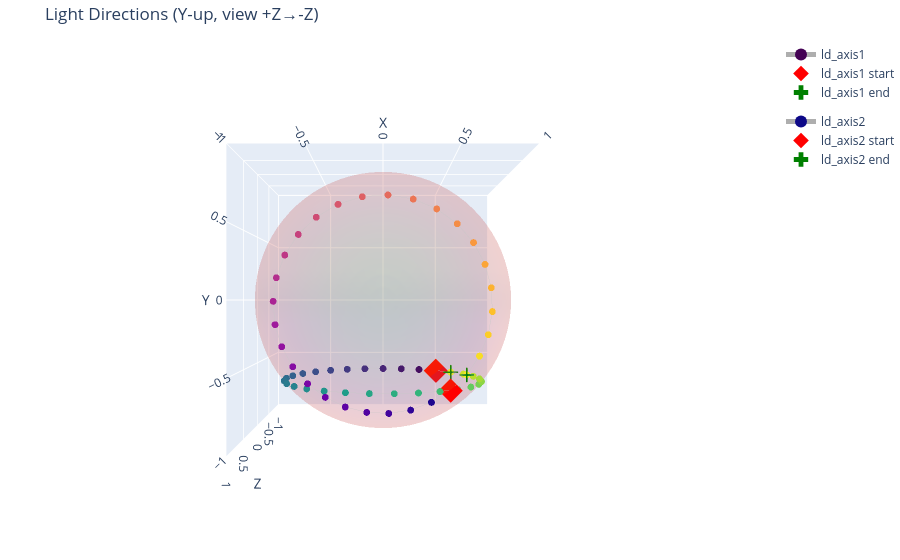

This figure's notebook cell:
### Code cell
light_path = f'/data/mint/DPM_Dataset/ffhq_256_with_anno/params/valid/ffhq-valid-light-anno.txt'

light_params = read_params(light_path)
cam_params = read_params(light_path.replace('light', 'cam'))
img_id = '64240.jpg'
# img_id = '65112.jpg'
# img_id = '60065.jpg'
# img_id = '64036.jpg'
light = np.array(light_params[img_id])
cam = np.array(cam_params[img_id])

def get_rotated_ld(axis, light, cam, n_step=60):
    rotated_sh = rotate_sh(light, n_step, axis=axis)['light'] # [n_step, 27]
    light_source = []
    for i in range(rotated_sh.shape[0]):
        ld = sh_to_ld(sh=np.array(rotated_sh[i]))
        ld = batch_orth_proj(ld[None, ...], cam[None, ...])     # This fn takes pts=Bx3, cam=Bx3
        ld[:, :, 1:] = -ld[:, :, 1:]
        ray = ld.reshape(3)
        ray = ray / np.linalg.norm(ray)
        if axis == 1: ray[2] *= -1
        light_source.append(ray)
    light_source = np.stack(light_source, 0)  # [n_step, 3]
    return light_source

fig = init_scene()
ld_axis1 = get_rotated_ld(axis=1, light=light, cam=cam, n_step=30)
ld_axis1[:, 0] *= -1
fig = add_light_traj(fig, ld_axis1, name="ld_axis1")
ld_axis2 = get_rotated_ld(axis=2, light=light, cam=cam, n_step=30)
ld_axis2[:, 0] *= -1
fig = add_light_traj(fig, ld_axis2, name="ld_axis2", colorscale="Plasma")
fig.show()

### Figure 1 — Plotly figure (JSON) as saved in the notebook; plotly's stock layout.template omitted (floating-point values rounded to 4 significant figures; data arrays with more than 128 entries replaced by an {"elided": "..."} marker saying what was removed)
{"data": [{"name": "unit sphere", "opacity": 0.15, "showscale": false, "type": "surface", "x": {"elided": "80x40 float values"}, "y": {"elided": "80x40 float values"}, "z": {"elided": "80x40 float values"}}, {"legendgroup": "ld_axis1", "line": {"color": "rgba(120,120,120,0.6)", "width": 1}, "marker": {"color": [0, 1, 2, 3, 4, 5, 6, 7, 8, 9, 10, 11, 12, 13, 14, 15, 16, 17, 18, 19, 20, 21, 22, 23, 24, 25, 26, 27, 28, 29], "colorscale": [[0, "#440154"], [0.1111, "#482878"], [0.2222, "#3e4989"], [0.3333, "#31688e"], [0.4444, "#26828e"], [0.5556, "#1f9e89"], [0.6667, "#35b779"], [0.7778, "#6ece58"], [0.8889, "#b5de2b"], [1, "#fde725"]], "showscale": false, "size": 4}, "mode": "markers+lines", "name": "ld_axis1", "showlegend": true, "type": "scatter3d", "x": [0.4701, 0.3262, 0.1671, 0.0001349, -0.1668, -0.3259, -0.4698, -0.5918, -0.6863, -0.7489, -0.7768, -0.7687, -0.7249, -0.6476, -0.5401, -0.4075, -0.2559, -0.09237, 0.07554, 0.2399, 0.3931, 0.5279, 0.6378, 0.7178, 0.7639, 0.7739, 0.7475, 0.6859, 0.5919, 0.4701], "y": [-0.6313, -0.6309, -0.6305, -0.6301, -0.6296, -0.6292, -0.6289, -0.6285, -0.6283, -0.6281, -0.628, -0.6281, -0.6282, -0.6284, -0.6287, -0.629, -0.6294, -0.6298, -0.6303, -0.6307, -0.6311, -0.6315, -0.6318, -0.632, -0.6321, -0.6321, -0.6321, -0.6319, -0.6316, -0.6313], "z": [-0.6168, -0.7039, -0.758, -0.7765, -0.7588, -0.7056, -0.6196, -0.5047, -0.3665, -0.2112, -0.04619, 0.121, 0.2826, 0.4311, 0.5595, 0.662, 0.7337, 0.7712, 0.7727, 0.738, 0.6687, 0.568, 0.4405, 0.2923, 0.1303, -0.03787, -0.2042, -0.361, -0.5007, -0.6168]}, {"legendgroup": "ld_axis1", "marker": {"color": "red", "size": 8, "symbol": "diamond"}, "mode": "markers", "name": "ld_axis1 start", "showlegend": true, "type": "scatter3d", "x": [0.4701], "y": [-0.6313], "z": [-0.6168]}, {"legendgroup": "ld_axis1", "marker": {"color": "green", "size": 8, "symbol": "cross"}, "mode": "markers", "name": "ld_axis1 end", "showlegend": true, "type": "scatter3d", "x": [0.5919], "y": [-0.6316], "z": [-0.5007]}, {"legendgroup": "ld_axis2", "line": {"color": "rgba(120,120,120,0.6)", "width": 1}, "marker": {"color": [0, 1, 2, 3, 4, 5, 6, 7, 8, 9, 10, 11, 12, 13, 14, 15, 16, 17, 18, 19, 20, 21, 22, 23, 24, 25, 26, 27, 28, 29], "colorscale": [[0, "#0d0887"], [0.1111, "#46039f"], [0.2222, "#7201a8"], [0.3333, "#9c179e"], [0.4444, "#bd3786"], [0.5556, "#d8576b"], [0.6667, "#ed7953"], [0.7778, "#fb9f3a"], [0.8889, "#fdca26"], [1, "#f0f921"]], "showscale": false, "size": 4}, "mode": "markers+lines", "name": "ld_axis2", "showlegend": true, "type": "scatter3d", "x": [0.4701, 0.3382, 0.1928, 0.03991, -0.1145, -0.2644, -0.404, -0.5275, -0.6296, -0.7054, -0.7507, -0.7624, -0.7385, -0.6787, -0.5845, -0.4594, -0.3094, -0.1421, 0.03333, 0.2069, 0.3687, 0.51, 0.6236, 0.7044, 0.7494, 0.7579, 0.7311, 0.6715, 0.583, 0.4701], "y": [-0.6313, -0.7149, -0.7695, -0.7936, -0.7863, -0.748, -0.68, -0.5845, -0.4647, -0.3251, -0.1709, -0.008566, 0.1548, 0.3111, 0.4524, 0.5704, 0.6581, 0.7098, 0.7219, 0.6936, 0.6266, 0.5253, 0.3961, 0.2466, 0.08527, -0.07967, -0.2403, -0.3897, -0.5216, -0.6313], "z": [0.6168, 0.612, 0.6088, 0.6071, 0.6071, 0.6087, 0.6119, 0.6166, 0.6226, 0.6299, 0.6381, 0.647, 0.6562, 0.6653, 0.6736, 0.6808, 0.6864, 0.69, 0.6912, 0.6901, 0.6866, 0.6811, 0.674, 0.6656, 0.6566, 0.6474, 0.6385, 0.6302, 0.6229, 0.6168]}, {"legendgroup": "ld_axis2", "marker": {"color": "red", "size": 8, "symbol": "diamond"}, "mode": "markers", "name": "ld_axis2 start", "showlegend": true, "type": "scatter3d", "x": [0.4701], "y": [-0.6313], "z": [0.6168]}, {"legendgroup": "ld_axis2", "marker": {"color": "green", "size": 8, "symbol": "cross"}, "mode": "markers", "name": "ld_axis2 end", "showlegend": true, "type": "scatter3d", "x": [0.583], "y": [-0.5216], "z": [0.6229]}], "layout": {"legend": {"itemsizing": "constant"}, "margin": {"b": 0, "l": 0, "r": 0, "t": 40}, "scene": {"aspectmode": "cube", "camera": {"center": {"x": 0, "y": 0, "z": 0}, "eye": {"x": 0, "y": 0, "z": 2.5}, "up": {"x": 0, "y": 1, "z": 0}}, "xaxis": {"range": [-1, 1], "title": {"text": "X"}}, "yaxis": {"range": [-1, 1], "title": {"text": "Y"}}, "zaxis": {"range": [-1, 1], "title": {"text": "Z"}}}, "title": {"text": "Light Directions (Y-up, view +Z→-Z)"}}}
